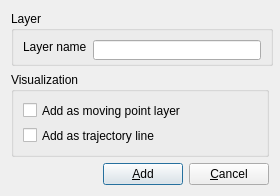
<?xml version="1.0" encoding="UTF-8"?>
<ui version="4.0">
 <class>Dialog</class>
 <widget class="QDialog" name="Dialog">
  <property name="geometry">
   <rect>
    <x>0</x>
    <y>0</y>
    <width>280</width>
    <height>196</height>
   </rect>
  </property>
  <property name="minimumSize">
   <size>
    <width>280</width>
    <height>141</height>
   </size>
  </property>
  <property name="maximumSize">
   <size>
    <width>280</width>
    <height>255</height>
   </size>
  </property>
  <property name="windowTitle">
   <string>Add to layer</string>
  </property>
  <property name="windowIcon">
   <iconset resource="../../resources/resources.qrc">
    <normaloff>:/icons/objectmap.png</normaloff>:/icons/objectmap.png</iconset>
  </property>
  <layout class="QVBoxLayout" name="verticalLayout_2">
   <item>
    <widget class="QGroupBox" name="groupBox_2">
     <property name="minimumSize">
      <size>
       <width>262</width>
       <height>55</height>
      </size>
     </property>
     <property name="maximumSize">
      <size>
       <width>262</width>
       <height>55</height>
      </size>
     </property>
     <property name="title">
      <string>Layer</string>
     </property>
     <layout class="QFormLayout" name="formLayout">
      <item row="0" column="0">
       <widget class="QLabel" name="labelLayerName">
        <property name="enabled">
         <bool>true</bool>
        </property>
        <property name="text">
         <string>Layer name</string>
        </property>
        <property name="buddy">
         <cstring>lineEditLayerName</cstring>
        </property>
       </widget>
      </item>
      <item row="0" column="1">
       <widget class="QLineEdit" name="lineEditLayerName">
        <property name="minimumSize">
         <size>
          <width>0</width>
          <height>20</height>
         </size>
        </property>
       </widget>
      </item>
     </layout>
    </widget>
   </item>
   <item>
    <widget class="QGroupBox" name="groupBox">
     <property name="title">
      <string>Visualization</string>
     </property>
     <layout class="QVBoxLayout" name="verticalLayout">
      <item>
       <widget class="QCheckBox" name="checkBoxAddAsMovingPoint">
        <property name="text">
         <string>Add as moving point layer</string>
        </property>
       </widget>
      </item>
      <item>
       <widget class="QCheckBox" name="checkBoxAddAsTrajectoryLine">
        <property name="text">
         <string>Add as trajectory line</string>
        </property>
       </widget>
      </item>
     </layout>
    </widget>
   </item>
   <item>
    <layout class="QHBoxLayout" name="horizontalLayout">
     <item>
      <spacer name="horizontalSpacer">
       <property name="orientation">
        <enum>Qt::Horizontal</enum>
       </property>
       <property name="sizeHint" stdset="0">
        <size>
         <width>40</width>
         <height>20</height>
        </size>
       </property>
      </spacer>
     </item>
     <item>
      <widget class="QPushButton" name="pushButtonAdd">
       <property name="text">
        <string>&amp;Add</string>
       </property>
      </widget>
     </item>
     <item>
      <widget class="QPushButton" name="pushButtonCancel">
       <property name="text">
        <string>&amp;Cancel</string>
       </property>
      </widget>
     </item>
    </layout>
   </item>
  </layout>
 </widget>
 <resources>
  <include location="../../resources/resources.qrc"/>
 </resources>
 <connections>
  <connection>
   <sender>pushButtonCancel</sender>
   <signal>clicked()</signal>
   <receiver>Dialog</receiver>
   <slot>close()</slot>
   <hints>
    <hint type="sourcelabel">
     <x>165</x>
     <y>119</y>
    </hint>
    <hint type="destinationlabel">
     <x>112</x>
     <y>70</y>
    </hint>
   </hints>
  </connection>
 </connections>
</ui>
